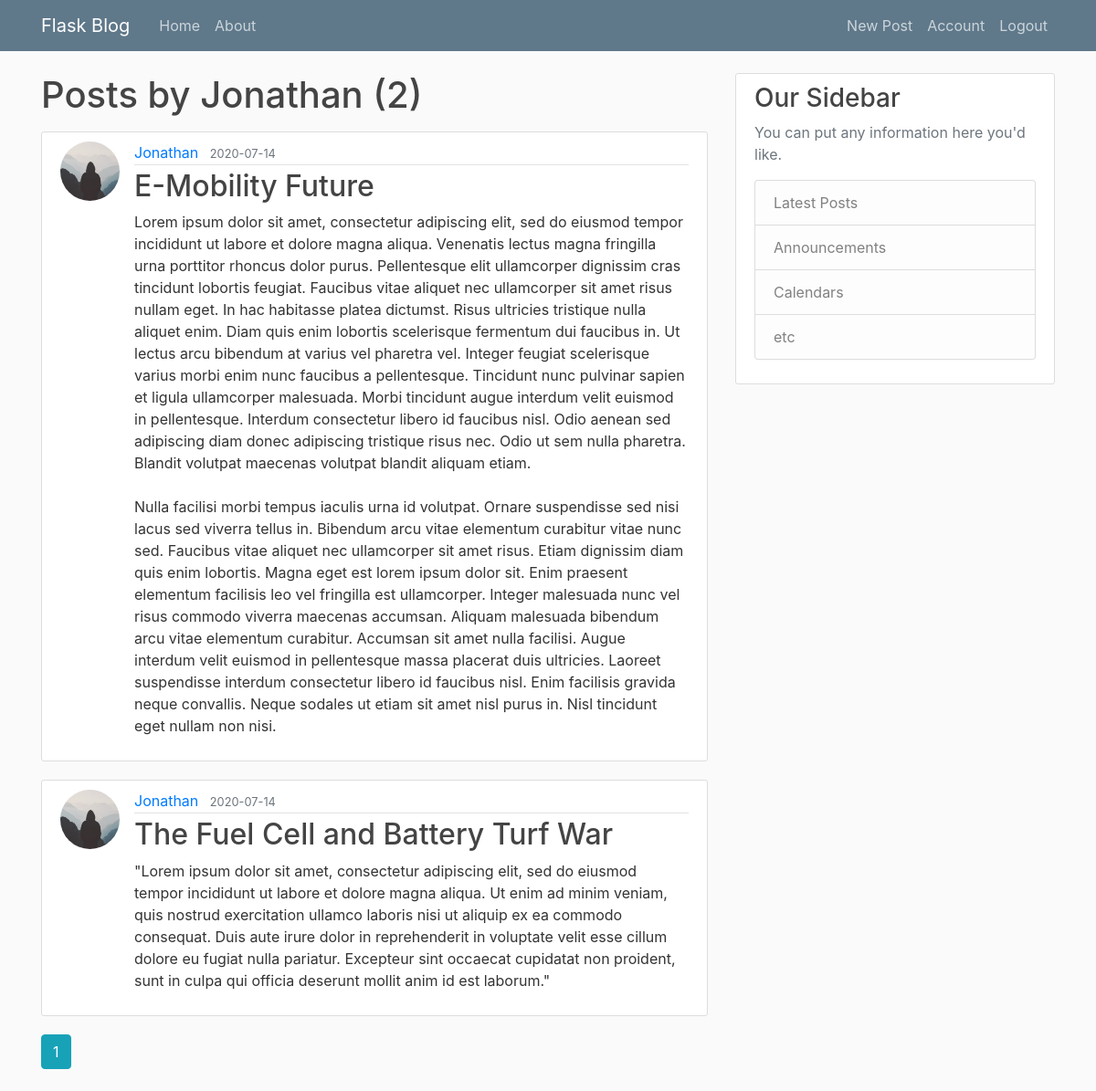
/user/Jonathan (signed in), run on the app's committed database.
### flaskblog/models.py (models this page shows, shortened)
class User(db.Model, UserMixin):
    id = db.Column(db.Integer, primary_key=True)
    username = db.Column(db.String(20), unique=True, nullable=False)
    email = db.Column(db.String(120), unique=True, nullable=False)
    image_file = db.Column(db.String(20), nullable=False,
                           default='default.jpg')
    password = db.Column(db.String(60), nullable=False)
    posts = db.relationship('Post', backref='author', lazy='dynamic')

class Post(db.Model):
    id = db.Column(db.Integer, primary_key=True)
    title = db.Column(db.String(100), nullable=False)
    date_posted = db.Column(db.DateTime, nullable=False,
                            default=datetime.utcnow)
    content = db.Column(db.Text, nullable=False)
    user_id = db.Column(db.Integer, db.ForeignKey('user.id'), nullable=False)

### flaskblog/routes.py (the view)
@app.route('/user/<string:username>')
def user_posts(username):
    page = request.args.get('page', 1, type=int)
    user = User.query.filter_by(username=username).first_or_404()
    posts = Post.query.filter_by(author=user).order_by(Post.date_posted.desc()).paginate(page=page, per_page=8)
    return render_template('user_posts.html', posts=posts, user=user)

### flaskblog/models.py (called while the page is built)
@login_manager.user_loader
def load_user(user_id):
    return User.query.get(int(user_id))

### flaskblog/templates/user_posts.html
{% extends "layout.html" %}
{% block content %}
<h1 class="mb-3">Posts by {{ user.username }} ({{ posts.total }})</h1>
{% for post in posts.items %}
<article class="media content-section">
    <img class="rounded-circle article-img"
        src="{{ url_for('static', filename='profile_pics/' + post.author.image_file) }}">
    <div class="media-body">
        <div class="article-metadata">
            <a class="mr-2"
                href="{{ url_for('user_posts', username=post.author.username) }}">{{ post.author.username }}</a>
            <small class="text-muted">{{ post.date_posted.strftime('%Y-%m-%d') }}</small>
        </div>
        <h2><a class="article-title" href="{{ url_for('post', post_id=post.id) }}">{{ post.title }}</a></h2>
        <p class="article-content">{{ post.content }}</p>
    </div>
</article>
{% endfor %}
{% for page_num in posts.iter_pages(left_edge=1, right_edge=1, left_current=1, right_current=2) %}
{% if page_num %}
{% if posts.page == page_num %}
<a class="btn btn-info mb-4"
    href="{{ url_for('user_posts', username=user.username, page=page_num) }}">{{ page_num }}</a>
{% else %}
<a class="btn btn-outline-info mb-4"
    href="{{ url_for('user_posts', username=user.username, page=page_num) }}">{{ page_num }}</a>
{% endif %}
{% else %}
...
{% endif %}
{% endfor %}
{% endblock content %}

### flaskblog/static/main.css (style rules this page uses)
body { background: #fafafa; color: #333333; margin-top: 5rem; }
h1, h2, h3, h4, h5, h6 { color: #444444; }
.content-section { background: #ffffff; padding: 10px 20px; border: 1px solid #dddddd; border-radius: 3px; margin-bottom: 20px; }
.article-title { color: #444444; }
.article-content { white-space: pre-line; }
.article-img { height: 65px; width: 65px; margin-right: 16px; }
.article-metadata { padding-bottom: 1px; margin-bottom: 4px; border-bottom: 1px solid #e3e3e3 }

### data on the page
User: username "Jonathan"
Post: image_file (placeholder picture), author.username "Jonathan", date_posted "2020-07-14", title "E-Mobility Future", content "Lorem ipsum dolor sit amet, consectetur adipiscing elit, sed do eiusmod tempor incididunt ut labore et dolore magna aliqua. Venenatis lectus magna fringilla urna porttitor rhoncus dolor purus. Pellentesque elit ullamcorper dignissim cras tincidunt lobortis feugiat. Faucibus vitae aliquet nec ullamcorper sit amet risus nullam eget. In hac habitasse platea dictumst. Risus ultricies tristique nulla aliquet enim. Diam quis enim lobortis scelerisque fermentum dui faucibus in. Ut lectus arcu bibendum at varius vel pharetra vel. Integer feugiat scelerisque varius morbi enim nunc faucibus a pellentesque. Tincidunt nunc pulvinar sapien et ligula ullamcorper malesuada. Morbi tincidunt augue interdum…"
Post: image_file (placeholder picture), author.username "Jonathan", date_posted "2020-07-14", title "The Fuel Cell and Battery Turf War", content "\"Lorem ipsum dolor sit amet, consectetur adipiscing elit, sed do eiusmod tempor incididunt ut labore et dolore magna aliqua. Ut enim ad minim veniam, quis nostrud exercitation ullamco laboris nisi ut aliquip ex ea commodo consequat. Duis aute irure dolor in reprehenderit in voluptate velit esse cillum dolore eu fugiat nulla pariatur. Excepteur sint occaecat cupidatat non proident, sunt in culpa qui officia deserunt mollit anim id est laborum.\""

### other printed values
{{ posts.total }} "2"
{{ page_num }} "1"
